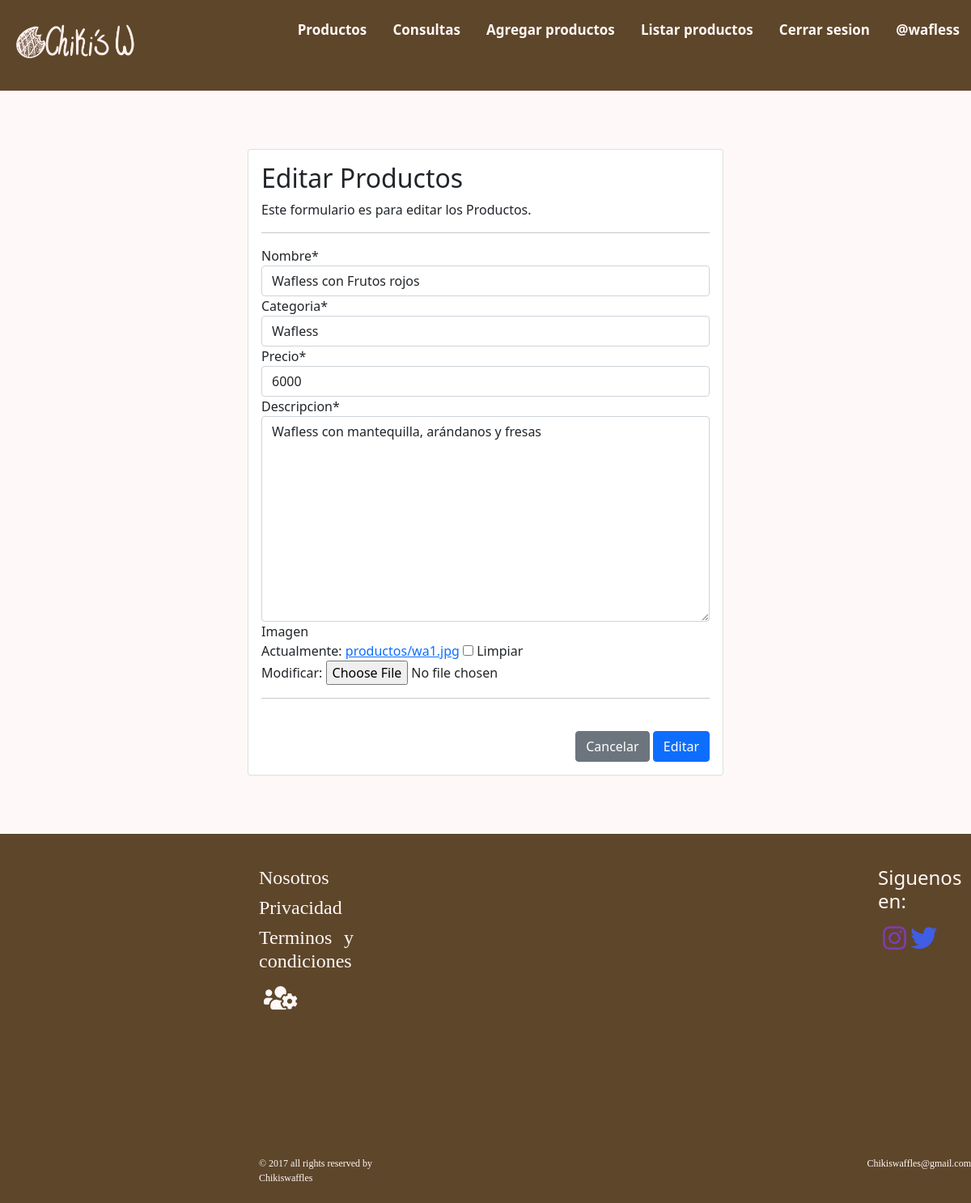
Page /modificar-producto/1/ (signed in) on the committed database.
### myapp/models.py (models this page shows, shortened)
class Productos_w(models.Model):
    nombre = models.CharField(max_length=50)
    categoria = models.ForeignKey(Categorias_w, on_delete=models.PROTECT)
    precio = models.IntegerField()
    descripcion = models.TextField()
    imagen = models.ImageField(upload_to='productos', null=True)

class Categorias_w(models.Model):
    nombre = models.CharField(max_length=50)
    def __str__(self):
        return self.nombre

### myapp/views.py (the view, shortened to what this page needs)
@permission_required('myapp.change_productos_w')
def modificar_producto(request, id):
    producto = get_object_or_404(Productos_w, id=id)
    data = {
        'form': ProductosForm(instance=producto)
    }
    return render(request, 'app/productos/modificar.html', data)

### myapp/forms.py
class ProductosForm(forms.ModelForm):
    nombre = forms.CharField(min_length=3, max_length=50)
    imagen = forms.ImageField(required=False, validators=[
                              MaxSizeFileValidator(max_file_size=16)])
    precio = forms.IntegerField(min_value=1, max_value=1500000)
    class Meta:
        model = Productos_w
        fields = '__all__'
        widgets = {
            'fecha_fabricacion': forms.SelectDateWidget()
        }

### myapp/templates/app/productos/modificar.html (shortened to what this page needs)
{% extends 'app/layout.html' %}
{% load static %}
{% load crispy_forms_tags %}
{% block contenido_principal %}
<br>
<br>
<br>
<div class="row">
    <div class="col-12 col-md-6 offset-md-3">
        <div class="card">
            <div class="card-body">
                <h2>Editar Productos</h2>
                <p>Este formulario es para editar los Productos.</p>
                <hr>
                <form action="" method="post" entype="multipart/form-data">
                    {{ form |crispy }}
                    <hr>
                    <br>
                    <div class="d-flex justify-content-end">
                        <input type="submit" value="Cancelar" class="btn btn-secondary">
                        <input type="submit" value="Editar" class="btn btn-primary">
                    </div>
                </form>
            </div>
        </div>
    </div>
</div>
<br>
<br>
<br>
{% endblock %}

### myapp/templates/app/layout.html (shortened to what this page needs)
<!DOCTYPE html>
<html>
<head>
    {% load static %}
    <link rel="stylesheet" type="text/css" href="{% static 'app/css/styleLayout.css' %}">
    <link rel="stylesheet" href="https://cdnjs.cloudflare.com/ajax/libs/font-awesome/5.15.4/css/all.min.css" />
    <link href="https://cdn.jsdelivr.net/npm/bootstrap@5.0.2/dist/css/bootstrap.min.css" rel="stylesheet"
>
    {% load pwa %}
</head>
<body>
    <div id="principal">
        <header>
            <div>
                <nav class="nav">
                    <div class="logo">
                        <a href="{% url 'index' %}"><img src="{% static 'app/images/chikiswaffles.png' %}"
                                alt="Logo pagina" width="160"></a>
                    </div>
                    <ul>
                        <li><a href="{% url 'productos' %}">Productos</a></li>
                        <li><a href="{% url 'contacto' %}">Consultas</a></li>
                        {% if perms.myapp.add_productos_w %}
                        <li>
                            <a href="{% url 'agregar_producto' %}">Agregar productos</a>
                        </li>
                        {% endif %}
                        {% if perms.myapp.view_productos_w %}
                        <li>
                            <a href="{% url 'listar_producto' %}">Listar productos</a>
                        </li>
                        {% endif %}
                        {% if user.is_authenticated %}
                        <li><a href="{% url 'logout' %}" onclick="cerrarSesion">Cerrar sesion</a>
                        </li>
                        <li><a href="#">@{{ user.username }}</a>
                        </li>
                        {% else %}
                        <li><a href="{% url 'registro' %}">Registrate</a></li>
                        <li><a href="{% url 'login' %}">Iniciar Sesion</a></li>
                        {% endif %}
                    </ul>
                </nav>
            </div>
        </header>
        <div class="contenido_principal">
            {% block contenido_principal %}
            {% endblock contenido_principal %}
        </div>
        <section>
            <footer>
                <div class="contenedorf">
                    <div class="lista1">
                        <ul>
                            <li><a href="#">
                                    <h4>Nosotros</h4>
                                </a></li>
                            <li><a href="#">
                                    <h4>Privacidad</h4>
                                </a></li>
                            <li><a href="#">
                                    <h4>Terminos y condiciones</h4>
                                </a></li>
                            <li><a href="admin/">
                                    <span class="fas fa-users-cog"></span>
                                </a></li>
                        </ul>
                    </div>
                    <div class="redes">
                        <h4>Siguenos en:</h4>
                        <a href="#" class="fab fa-instagram fa-3"></a>
                        <a href="#" class="fab fa-twitter fa-3"></a>
                    </div>
                </div>
                <div class="copy">
                    <div class="nombre">
                        <p>&copy; 2017 all rights reserved by Chikiswaffles</p>
                    </div>
                    <div class="correo">
                        <p>Chikiswaffles@gmail.com</p>
                    </div>
                </div>
            </footer>
        </section>
    </div>
</body>
</html>

### myapp/static/app/css/styleLayout.css (style rules this page uses)
* { margin: 0; padding: 0; box-sizing: content-box; }
body { background-color: #fff8f8; font-family: 'Century Gothic'; width: 100%; height: 100%; }
header { background-color: #5e462a; height: 14vh; width: 100%; background-size: cover; background-repeat: no-repeat; }
.nav { display: flex; justify-content: space-between; }
.logo { padding-left: 1%; padding-top: 1.5%; }
.nav ul { padding-top: 2%; }
.nav ul li { display:inline; }
.nav ul li a { text-decoration:none; font-weight: bold; font-size: 17px; padding:10px 14px; color: rgb(255, 248, 248); padding-top: 2%; }
.contenido_principal { background-color: rgb(255, 248, 248); }
h2 { font-size: 30px; }
h4 { font-size: 15px; }
footer { background-color: rgb(94, 70, 42); height: 57vh; padding: 0; margin: 0; color: rgb(255, 248, 248); }
.contenedorf { display: flex; list-style: none; text-align: justify; }
.contenedorf ul { margin:0; padding:0; margin-top: 5vh; margin-left: 40vh; }
.contenedorf ul li { list-style: none; }
.lista1 a { color: rgb(255, 248, 248); font-family: 'Century Gothic'; font-size: 8px; text-decoration: none; line-height: 50px; }
.redes { margin-top: 5vh; margin-left: 81vh; }
.copy { color: rgb(255, 248, 248); font-family: 'Century Gothic'; font-size: 8px; margin-left: 40vh; margin-top: 20vh; display: flex; }
.nombre { font-size: 12px; margin-left: 0px; }
.correo { font-size: 12px; margin-left: 75vh; }
.fa-twitter { padding: 6px; COLOR: #405DE6; width: 30px; height: 24px; text-align: center; font-size: 33px; text-decoration: none; }
.fa-instagram { padding: 6px; COLOR: #833AB4; width: 30px; height: 24px; text-align: center; font-size: 33px; text-decoration: none; }
.fa-users-cog { padding: 6px; COLOR: rgb(255, 248, 248); width: 30px; height: 24px; text-align: center; font-size: 33px; text-decoration: none; }

### rows in the picture
Productos_w: nombre "Wafless con Frutos rojos", categoria "Wafless", precio "6000", descripcion "Wafless con mantequilla, arándanos y fresas"

### other values in the picture
{{ user.username }} "wafless"
